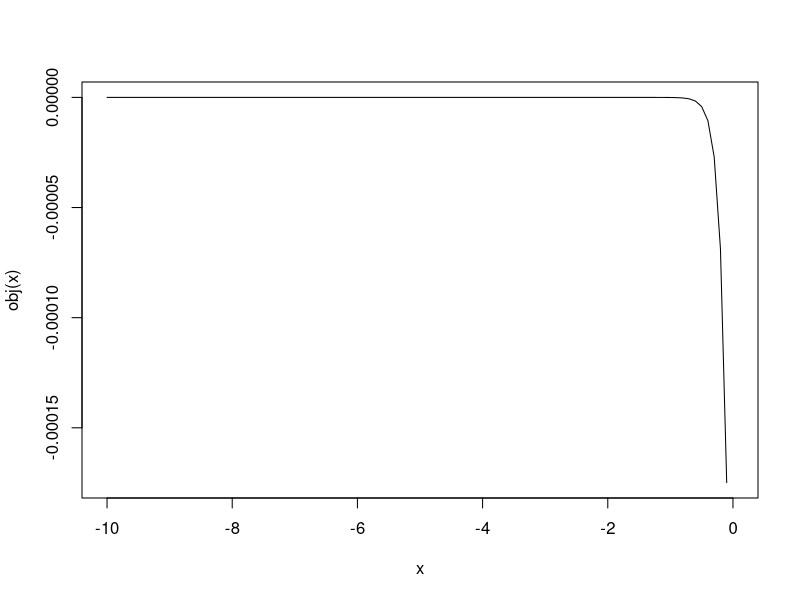
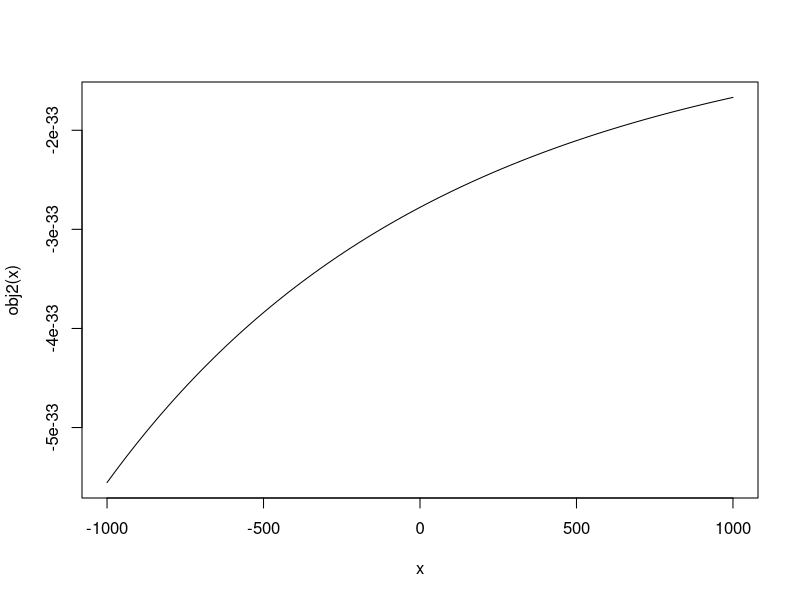

Source code (R) for these figures, in order:


# Question 1' -------------------------------------------------------------

obj <- function(a){
  ((10000 ^ a) / a) - (1 / 2) * ((9900 ^ a) / a) - 
    (1 / 2) * ((10110 ^ a) / a)
}

curve(obj, from = -10, to = 0)

avals <- seq(-10, 0, length.out = 101)
guess <- data.frame(
  a = avals,
  v = obj(avals)
)

r <- uniroot(obj, c(-9,-8))
alpha_max <- r$root

obj2 <- function(G){
  a = alpha_max - 0.01 # to ensure refusing previous lottery
  10000 ^ a - (1 / 2) * (9000 ^ a) - (1 / 2) * ((10000 + G) ^ a)
}

curve(obj2, -1000, 1000)
abline(h = 0) # seems to asypmtotically approach 0

# Question 2 --------------------------------------------------------------

# Payoffs and prices
P_up <- matrix(c(1, 1.9444), ncol = 1)
D_up <- matrix(c(1, 2.5, 1, 1.5), nrow = 2, byrow = T)
P_dn <- matrix(c(0.96, 1.2742), ncol = 1)
D_dn <- matrix(c(1, 2, 1, 1), nrow = 2, byrow = T)
P_0 <- matrix(c(0.9487, 1.5285), ncol = 1)
D_0 <- rbind(t(P_up), t(P_dn))

# Cond'l A-D state prices
a_zuu <- t(P_up) %*% solve(D_up) %*% c(1, 0)
a_zud <- t(P_up) %*% solve(D_up) %*% c(0, 1)
a_zdu <- t(P_dn) %*% solve(D_dn) %*% c(1, 0)
a_zdd <- t(P_dn) %*% solve(D_dn) %*% c(0, 1)

# Date-0 prices
a0_zuu <- t(P_0) %*% solve(D_0) %*% c(a_zuu, 0)
a0_zud <- t(P_0) %*% solve(D_0) %*% c(0, a_zud)
a0_zdu <- t(P_0) %*% solve(D_0) %*% c(a_zdu, 0)
a0_zdd <- t(P_0) %*% solve(D_0) %*% c(0, a_zdd)

# Prices for Z_1 = {z_u = {uu, ud}, z_d = {du, dd}} 
a_z1 <- t(P_0) %*% diag(2) %*% solve(D_0)

# SDFs
a0 <- rbind(a0_zuu, a0_zud, a0_zdu, a0_zdd) # unconditional AD prices
a1 <- rbind(a_zuu, a_zud, a_zdu, a_zdd) # conditional (t = 1) AD prices
M_2 <- a1 * 2
M_1 <- t(a_z1) * 2

# Pricing kernels
m_2 <- M_2 / rep(M_1, each = 2)
m_1 <- M_1

# Risk-free rate
Rf_0 <- 1 / sum(a_z1) # ~ 3.1%
Rf_1_zu <- 1 / (a_zuu + a_zud) # 0%--asset 1 has same price in all 3 nodes
Rf_1_zd <- 1 / (a_zdu + a_zdd) # 4%

# Expected and excess returns on asset 2
Er_2_0 <- mean(c(1.9444, 1.2742)) / 1.5285
Eer_2_0 <- Er_2_0 - Rf_0 + 1 # excess return, t = 0

Er_2_up <- mean(c(2.5, 1.5)) / 1.9444
Eer_2_up <- Er_2_up - Rf_1_zu + 1 # t = 1, up

Er_2_dn <- 1.5 / 1.2742
Eer_2_dn <- Er_2_dn - Rf_1_zd + 1 # t = 1, down

# Optimal consumption
c2_s <- (1 / a0) / 4
num_a0 <- c2_s * a0
